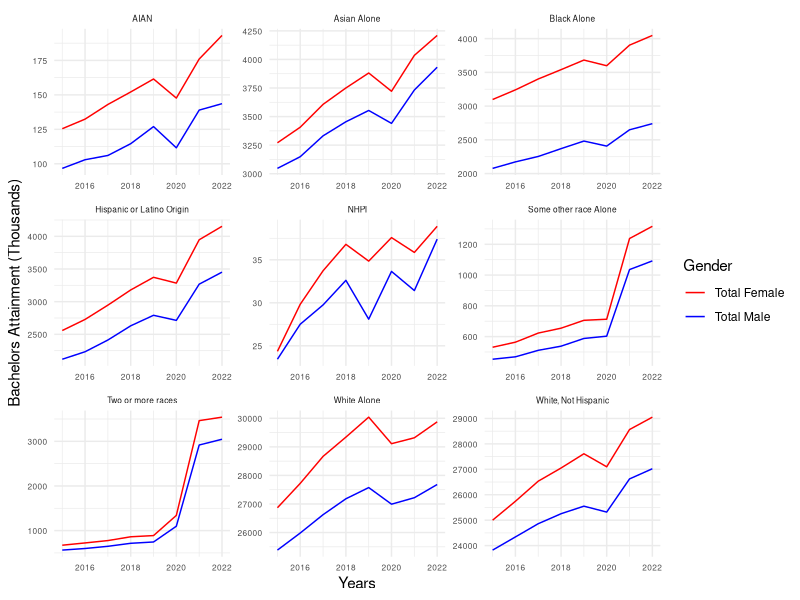
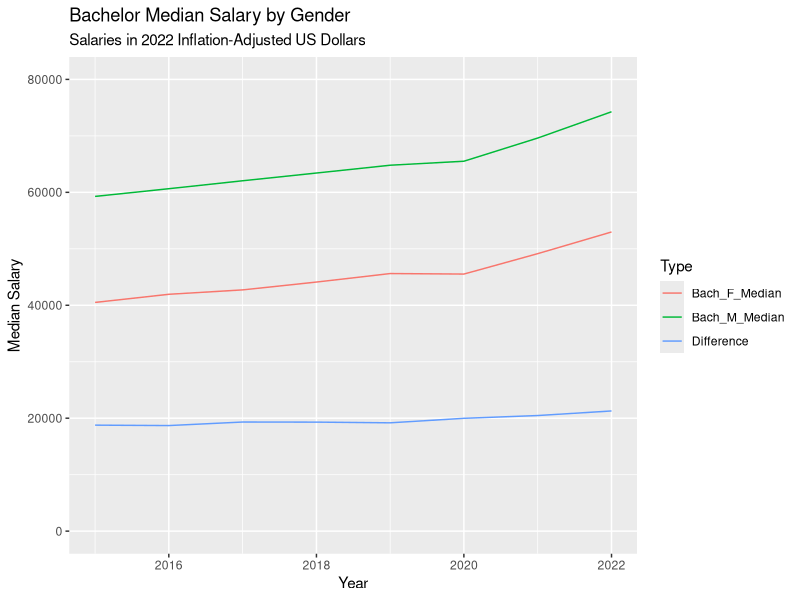
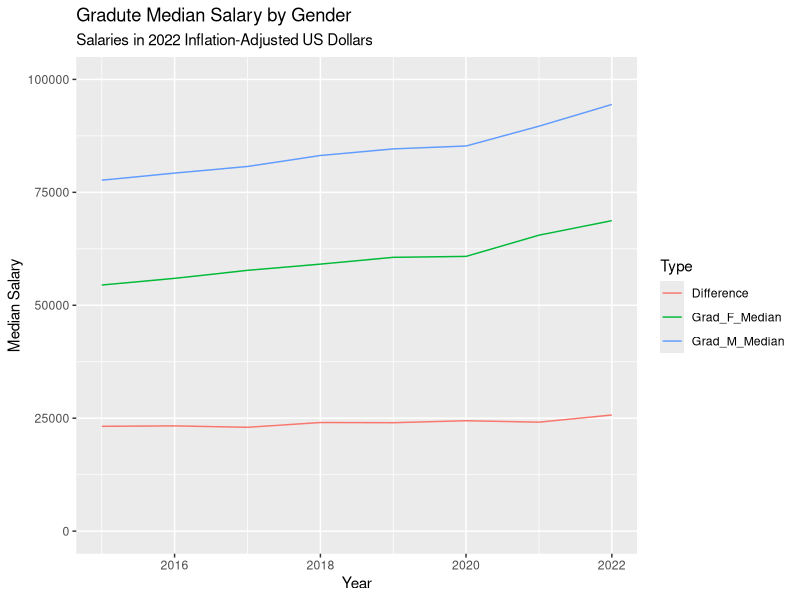

Write the R code that produced these figures, in order.
## ---- chunk 1
library(tidyverse)
library(ggplot2)
library(tidyr)
#print(getwd())
#data <- read_csv(here::here("dataset/loan_refusal_clean.csv"))
#load(here::here("dataset/loan_refusal.RData"))
#print(ls())
## ---- chunk 2
data <- read_csv(here::here('dataset/Numerical_ACS_Gender_and_Race.csv'))
data2 <- read_csv(here::here('dataset/ACS_Median_Income.csv'))
data$Years <- as.Date(paste0(data$Years, "-01-01"))
data2$Years <- as.Date(paste0(data2$Years, "-01-01"))


data2_bach <- data2 %>% na.omit() %>% 
  group_by(Years) %>%
  summarize(
    Bach_M_Median = sum(Bach_M_Median) / n(),
    Bach_F_Median = sum(Bach_F_Median) / n(),
    Difference = Bach_M_Median - Bach_F_Median
  ) %>% 
  pivot_longer(cols = -Years, names_to = "Type", values_to = "Amount")

data2_grad <- data2 %>% na.omit() %>% 
  group_by(Years) %>%
  summarize(
    Grad_M_Median = sum(Grad_M_Median) / n(),
    Grad_F_Median = sum(Grad_F_Median) / n(),
    Difference = Grad_M_Median - Grad_F_Median
  ) %>% 
  pivot_longer(cols = -Years, names_to = "Type", values_to = "Amount")

### Graph 1 
ggplot(data = data, aes(x = Years)) + 
  geom_line(aes(y = `Total Male`/1000, color = 'Total Male')) +
  geom_line(aes(y = `Total Female`/1000, color = 'Total Female')) +
  facet_wrap(~Race, scales = 'free') +
  theme_minimal() +
  theme(strip.text = element_text(size = 6),
        axis.text.x = element_text(size = 6),  
        axis.text.y = element_text(size = 6)) +
  scale_color_manual(values = c('Total Male' = 'blue', 'Total Female' = 'red')) +
  labs(color = 'Gender',
       y = 'Bachelors Attainment (Thousands)')


### Graph 2
ggplot(data2_bach, aes(x = Years, y = Amount, color = Type)) +
  geom_line(stat = "identity", position = "dodge") +
  ylim(0, 80000) +
  labs(title = "Bachelor Median Salary by Gender",
       subtitle = "Salaries in 2022 Inflation-Adjusted US Dollars",
       x = "Year",
       y = "Median Salary") +
  scale_fill_manual(values = c("Difference" = "green", 
                               "Bach_M_Median" = "blue", 
                               "Bach_F_Median" = "red"),
                    name = "Gender",
                    labels = c("Difference" = "Male - Female",
                               "Bach_M_Median" = "Male",
                               "Bach_F_Median" = "Female"))

### Graph 3
ggplot(data2_grad, aes(x = Years, y = Amount, color = Type)) +
  geom_line(stat = "identity", position = "dodge") +
  ylim(0, 100000) +
  labs(title = "Gradute Median Salary by Gender",
       subtitle = "Salaries in 2022 Inflation-Adjusted US Dollars",
       x = "Year",
       y = "Median Salary") +
  scale_fill_manual(values = c("Difference" = "green", 
                               "Grad_M_Median" = "blue", 
                               "Grad_F_Median" = "red"),
                    name = "Gender",
                    labels = c("Difference" = "Male - Female",
                               "Grad_M_Median" = "Male",
                               "Grad_F_Median" = "Female"))


